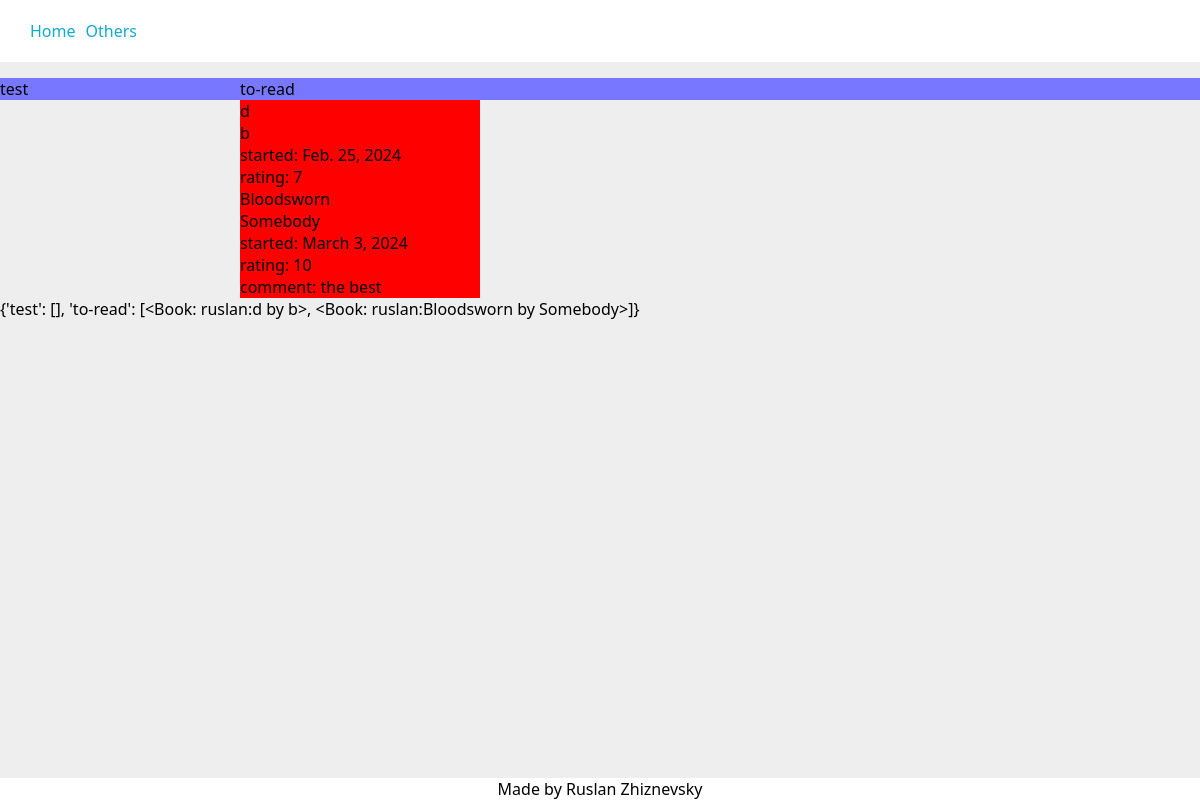
The page / (signed in) on the database as committed earlier.
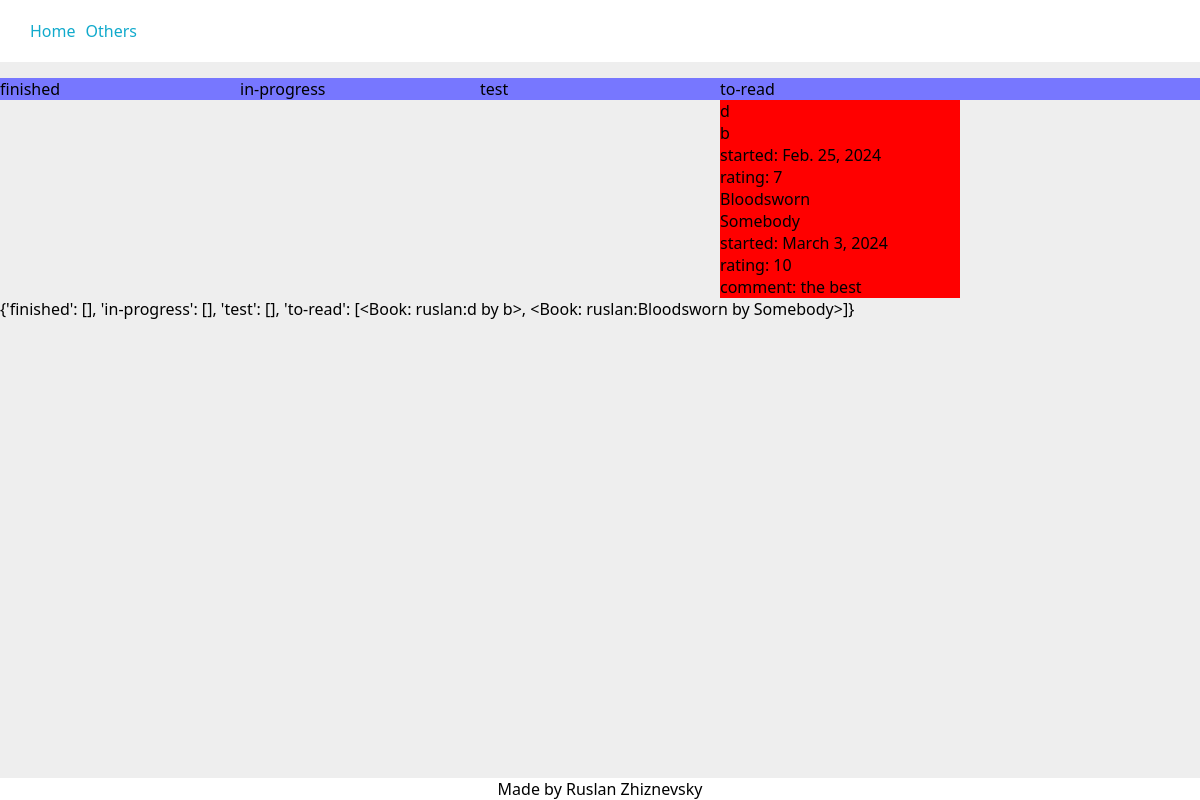
The same page on the database as committed later.
### library/models.py (models this page shows, shortened)
class UserCategory(models.Model):
    user = models.ForeignKey(
        settings.AUTH_USER_MODEL,
        verbose_name="user",
        help_text="user, to whom add category",
        on_delete=models.CASCADE,
        related_name="user_categories",
        related_query_name="user_category",
    )
    category_name = models.CharField(
        verbose_name="category",
        help_text="category of the book(fantasy, horror, etc.)",
        max_length=20,
        blank=False,
        null=False,
    )
    class Meta:
        constraints = [
            models.UniqueConstraint(
                name="%(app_label)s_%(class)s_user_and_category_unique",
                fields=["user", "category_name"]
            )
        ]

class Book(models.Model):
    user = models.ForeignKey(
        settings.AUTH_USER_MODEL,
        verbose_name="user",
        help_text="user who has this book in their library",
        on_delete=models.CASCADE,
        related_name="books",
        related_query_name="book",
        null=False,
        blank=False,
    )
    title = models.CharField(
        verbose_name="title",
        help_text="title of the book",
        max_length=60,
        blank=True,
        null=False,
        unique=False,
    )
    author = models.CharField(
        verbose_name="author",
        help_text="author of the book",
        max_length=60,
        blank=True,
        null=False,
        unique=False,
    )
    started = models.DateField(
        verbose_name="started",
        help_text="date when started reading",
        default=datetime.date.today,
        editable=True,
        blank=True,
        null=True,
    )
    finished = models.DateField(
        verbose_name="finished",
        help_text="date when finished reading",
        editable=True,
        blank=True,
        null=True,
        default=None,
    )
    rating = models.PositiveIntegerField(
        verbose_name="rating",
        help_text="book rating from 1 to 10",
        blank=True,
        null=True,
        default=None,
        validators=[MaxValueValidator(10), MinValueValidator(1)],
    )
    comment = models.TextField(
        verbose_name="comment",
        help_text="comment on this book. Is it bad? Good?",
        blank=True,
    )
    category = models.ForeignKey(
        "UserCategory",
        on_delete=models.CASCADE,
        verbose_name="category",
    )
    def _get_bookfile_upload_path(instance, filename):
        return f"books/{instance.user}/{instance.author}_{instance.title}/{filename}"
    file = models.FileField(
        verbose_name="book file",
        help_text="book file to upload",
        upload_to=_get_bookfile_upload_path,
        blank=True,
        null=True,
        default=None,
    )
    def _get_coverfile_upload_path(instance, filename):
        return f"books/{instance.user}/{instance.author}_{instance.title}/{filename}"
    cover = models.ImageField(
        verbose_name="cover image",
        help_text="image of the cover of the book",
        upload_to=_get_coverfile_upload_path,
        blank=True,
        null=True,
        default=None,
    )
    def __str__(self):
        return f"{self.user}:{self.title} by {self.author}"
    class Meta:
        constraints = [
            models.CheckConstraint(
                check=~models.Q(started__gt=models.F("finished")),
                name="%(app_label)s_%(class)s_finished_before_started"
            ),
        ]

### users/models.py (models this page shows)
class User(AbstractBaseUser, PermissionsMixin):
    def get_profile_picture_upload_path(instance, filename):
        return f"profile_pictures/{instance.username}/{filename}"
    username = models.CharField(
        verbose_name="username",
        primary_key=True,
        unique=True,
        blank=False,
        null=False,     # don't set True if blank=True
        max_length=20,
        help_text="unique username",
        validators=[MinLengthValidator(3)],
    )
    email = models.EmailField(
        verbose_name="email",
        help_text="active email for connection with this account",
        max_length=255,
        unique=True,
        blank=False,
        null=False,
    )
    profile_picture = models.ImageField(
        verbose_name="profile picture",
        help_text="profile picture",
        upload_to=get_profile_picture_upload_path,
        max_length=255,
        blank=True,
        null=True,
        default=None,
    )
    to_show = models.BooleanField(
        verbose_name="to show",
        help_text="if this flag is set to False "
                  "user won't be listed in any public listings",
        default=True,
    )
    is_active = models.BooleanField(default=True)
    is_staff = models.BooleanField(default=False)
    USERNAME_FIELD = "username"
    EMAIL_FIELD = "email"
    REQUIRED_FIELDS = ["email"]
    objects = UserManager()
    def __str__(self):
        return self.username

### library/views.py (the view)
# urls.py: path("", views.all_books, name="editable_all_books"),
@login_required  # login_url="/login/")
def all_books(request, username=None):
    if username is None:
        books_by_categories = _sort_user_books_by_categories(request.user)
        viewed_user = None
    else:
        viewed_user = User.objects.get(username=username)
        books_by_categories = _sort_user_books_by_categories(viewed_user)
    context = {
        "user": request.user,
        "viewed_user": viewed_user,
        "books_by_categories": books_by_categories,
    }
    return render(request, "all_books.html", context=context)

### library/views.py (called while the page is built)
def _sort_user_books_by_categories(user):
    books = user.books.all()
    books_by_categories = {}
    category_objs = UserCategory.objects.filter(user=user)
    for category in [category_obj.category_name for category_obj in category_objs]:
        books_by_categories[category] = []
    for book in books:
        category_obj = book.category
        books_by_categories[category_obj.category_name] += [book]
    return books_by_categories

### library/templates/all_books.html (shortened to what this page needs)
{% extends "base.html" %}
{% load static %}
{% block extra_css %}
<link rel="stylesheet" href="{% static 'library/all_books.css' %}">
{% endblock extra_css %}
{% block content %}
<div class="categories_conteiner">
    {% for category in books_by_categories.keys %}
    <div class="category_header col">
        {{ category }}<br>
    </div>
    {% endfor %}
</div>
<div class="books_conteiner">
{% for books in books_by_categories.values %}
    <div class="books_list col">
        {% for book in books %}
            <div class="book_block">
                {% if book.title %}
                    {{ book.title }}<br>
                {% endif %}
                {% if book.author %}
                    {{ book.author }}<br>
                {% endif %}
                {% if book.started %}
                    started: {{ book.started }}<br>
                {% endif %}
                {% if book.rating %}
                    rating: {{ book.rating }}<br>
                {% endif %}
                {% if book.comment %}
                    comment: {{ book.comment }}<br>
                {% endif %}
            </div>
        {% endfor %}
    </div>
{% endfor %}
</div>
    {{ books_by_categories }}
{% endblock content %}

### library/templates/base.html (shortened to what this page needs)
{% load static %}
<!DOCTYPE html>
<html lang="en">
    <head>
        <link rel="stylesheet" href="{% static 'library/base.css' %}">
        {% block extra_css %}
        {% endblock extra_css %}
    </head>
    <body>
        <header>
            {% block header %}
            <nav id="nav_top">
                <ul>
                    <li><a href="{% url 'editable_all_books' %}">Home</a></li>
                    <li><a href="{% url 'users_list' %}">Others</a></li>
                </ul>
            </nav>
            {% endblock header %}
        </header>
        <main>
            {% block content %}
            {% endblock content %}
        </main>
        {% block footer %}
        <footer>
            Made by Ruslan Zhiznevsky
        </footer>
        {% endblock footer %}
    </body>
</html>

### library/static/library/base.css (style rules this page uses)
html { margin: 0; padding: 0; scroll-behavior: smooth; }
body { font-family: 'Segoe UI', Tahoma, Geneva, Verdana, sans-serif; margin: 0; padding: 0; box-sizing: border-box; background: #eee; }
header { position: fixed; top: 0; width: 100vw; }
#nav_top { background-color: #fff; }
#nav_top ul { display: flex; justify-content: flex-start; padding: 20px; margin: auto; }
li { list-style: none; padding-left: 10px; }
main { width: min-content; min-width: 100vw; }
a { text-decoration: none; color: #1ac }
footer { position: fixed; background: #fff; bottom: 0; width: 100vw; text-align: center; }

### library/static/library/all_books.css (style rules this page uses)
.categories_conteiner { display: flex; flex-direction: row; align-items: flex-start; position: sticky; top: 78px; background-color: #77f; }
.books_conteiner { margin-top: 78px; display: flex; flex-direction: row; align-items: flex-start; }
.books_list { background-color: #77f; min-height: 100%; }
.col { width: 20vw; flex-shrink: 0; }
.book_block { background-color: red; }

Rows that differ between the two databases and show on the page:
added UserCategory: keys "finished"
added UserCategory: keys "in-progress"
computed for Book: user+title+author "{'test': [], 'to-read': [<Book: ruslan:d by b>, <Book: ruslan:Bloodsworn by Somebody>]}" → "{'finished': [], 'in-progress': [], 'test': [], 'to-read': [<Book: ruslan:d by b>, <Book: ruslan:Bloodsworn by Somebody>]}"
